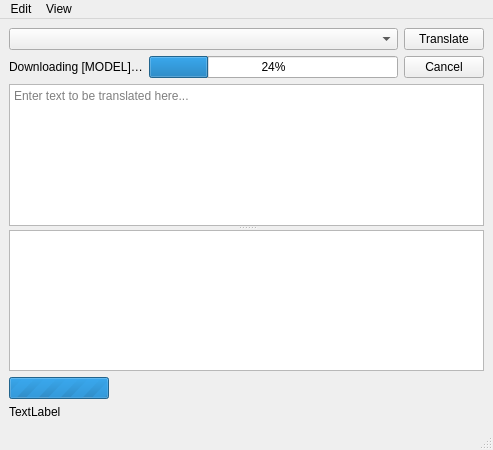
<?xml version="1.0" encoding="UTF-8"?>
<ui version="4.0">
 <class>MainWindow</class>
 <widget class="QMainWindow" name="MainWindow">
  <property name="geometry">
   <rect>
    <x>0</x>
    <y>0</y>
    <width>493</width>
    <height>450</height>
   </rect>
  </property>
  <property name="maximumSize">
   <size>
    <width>16777215</width>
    <height>16777215</height>
   </size>
  </property>
  <property name="windowTitle">
   <string>translateLocally</string>
  </property>
  <widget class="QWidget" name="centralwidget">
   <layout class="QGridLayout" name="gridLayout">
    <item row="1" column="0">
     <widget class="QWidget" name="widget" native="true">
      <layout class="QVBoxLayout" name="verticalLayout_2">
       <property name="leftMargin">
        <number>0</number>
       </property>
       <property name="topMargin">
        <number>0</number>
       </property>
       <property name="rightMargin">
        <number>0</number>
       </property>
       <property name="bottomMargin">
        <number>0</number>
       </property>
       <item>
        <widget class="QSplitter" name="splitter">
         <property name="sizePolicy">
          <sizepolicy hsizetype="Expanding" vsizetype="Expanding">
           <horstretch>0</horstretch>
           <verstretch>0</verstretch>
          </sizepolicy>
         </property>
         <property name="orientation">
          <enum>Qt::Vertical</enum>
         </property>
         <property name="childrenCollapsible">
          <bool>false</bool>
         </property>
         <widget class="QPlainTextEdit" name="inputBox">
          <property name="minimumSize">
           <size>
            <width>0</width>
            <height>0</height>
           </size>
          </property>
          <property name="placeholderText">
           <string>Enter text to be translated here...</string>
          </property>
         </widget>
         <widget class="QTextBrowser" name="outputBox"/>
        </widget>
       </item>
      </layout>
     </widget>
    </item>
    <item row="2" column="0">
     <widget class="QProgressBar" name="pendingIndicator">
      <property name="sizePolicy">
       <sizepolicy hsizetype="Fixed" vsizetype="Fixed">
        <horstretch>0</horstretch>
        <verstretch>0</verstretch>
       </sizepolicy>
      </property>
      <property name="maximumSize">
       <size>
        <width>100</width>
        <height>16777215</height>
       </size>
      </property>
      <property name="toolTip">
       <string>Translating…</string>
      </property>
      <property name="maximum">
       <number>0</number>
      </property>
      <property name="value">
       <number>-1</number>
      </property>
     </widget>
    </item>
    <item row="0" column="0">
     <layout class="QVBoxLayout" name="verticalLayout">
      <item>
       <widget class="QWidget" name="modelPane" native="true">
        <layout class="QHBoxLayout" name="horizontalLayout">
         <property name="leftMargin">
          <number>0</number>
         </property>
         <property name="topMargin">
          <number>0</number>
         </property>
         <property name="rightMargin">
          <number>0</number>
         </property>
         <property name="bottomMargin">
          <number>0</number>
         </property>
         <item>
          <widget class="QComboBox" name="localModels">
           <property name="sizePolicy">
            <sizepolicy hsizetype="Expanding" vsizetype="Fixed">
             <horstretch>0</horstretch>
             <verstretch>0</verstretch>
            </sizepolicy>
           </property>
           <property name="minimumSize">
            <size>
             <width>196</width>
             <height>0</height>
            </size>
           </property>
          </widget>
         </item>
         <item>
          <widget class="QPushButton" name="translateButton">
           <property name="text">
            <string>Translate</string>
           </property>
          </widget>
         </item>
        </layout>
       </widget>
      </item>
      <item>
       <widget class="QWidget" name="downloadPane" native="true">
        <layout class="QHBoxLayout" name="horizontalLayout_2">
         <property name="leftMargin">
          <number>0</number>
         </property>
         <property name="topMargin">
          <number>0</number>
         </property>
         <property name="rightMargin">
          <number>0</number>
         </property>
         <property name="bottomMargin">
          <number>0</number>
         </property>
         <item>
          <widget class="QLabel" name="downloadLabel">
           <property name="text">
            <string>Downloading [MODEL]…</string>
           </property>
          </widget>
         </item>
         <item>
          <widget class="QProgressBar" name="downloadProgress">
           <property name="value">
            <number>24</number>
           </property>
          </widget>
         </item>
         <item>
          <widget class="QPushButton" name="cancelDownloadButton">
           <property name="text">
            <string>Cancel</string>
           </property>
          </widget>
         </item>
        </layout>
       </widget>
      </item>
     </layout>
    </item>
    <item row="3" column="0">
     <widget class="QLabel" name="speedDisplay">
      <property name="text">
       <string>TextLabel</string>
      </property>
     </widget>
    </item>
   </layout>
  </widget>
  <widget class="QMenuBar" name="menubar">
   <property name="geometry">
    <rect>
     <x>0</x>
     <y>0</y>
     <width>493</width>
     <height>24</height>
    </rect>
   </property>
   <widget class="QMenu" name="menuEdit">
    <property name="title">
     <string>Edit</string>
    </property>
    <addaction name="actionTranslator_Settings"/>
    <addaction name="actionTranslateImmediately"/>
    <addaction name="translateAction"/>
    <addaction name="separator"/>
    <addaction name="fontAction"/>
   </widget>
   <widget class="QMenu" name="menuView">
    <property name="title">
     <string>View</string>
    </property>
    <addaction name="actionSplit_Horizontally"/>
    <addaction name="actionSplit_Vertically"/>
   </widget>
   <addaction name="menuEdit"/>
   <addaction name="menuView"/>
  </widget>
  <widget class="QStatusBar" name="statusbar"/>
  <action name="translateAction">
   <property name="text">
    <string>Translate</string>
   </property>
   <property name="shortcut">
    <string>Ctrl+Return</string>
   </property>
  </action>
  <action name="fontAction">
   <property name="text">
    <string>Set Font…</string>
   </property>
  </action>
  <action name="actionTranslator_Settings">
   <property name="text">
    <string>Translator Settings..</string>
   </property>
  </action>
  <action name="actionTranslateImmediately">
   <property name="checkable">
    <bool>true</bool>
   </property>
   <property name="checked">
    <bool>true</bool>
   </property>
   <property name="text">
    <string>Translate as I type</string>
   </property>
  </action>
  <action name="actionSplit_Horizontally">
   <property name="checkable">
    <bool>true</bool>
   </property>
   <property name="text">
    <string>Split Horizontally</string>
   </property>
   <property name="shortcut">
    <string>Ctrl+1</string>
   </property>
  </action>
  <action name="actionSplit_Vertically">
   <property name="checkable">
    <bool>true</bool>
   </property>
   <property name="text">
    <string>Split Vertically</string>
   </property>
   <property name="shortcut">
    <string>Ctrl+2</string>
   </property>
  </action>
 </widget>
 <resources/>
 <connections/>
</ui>
